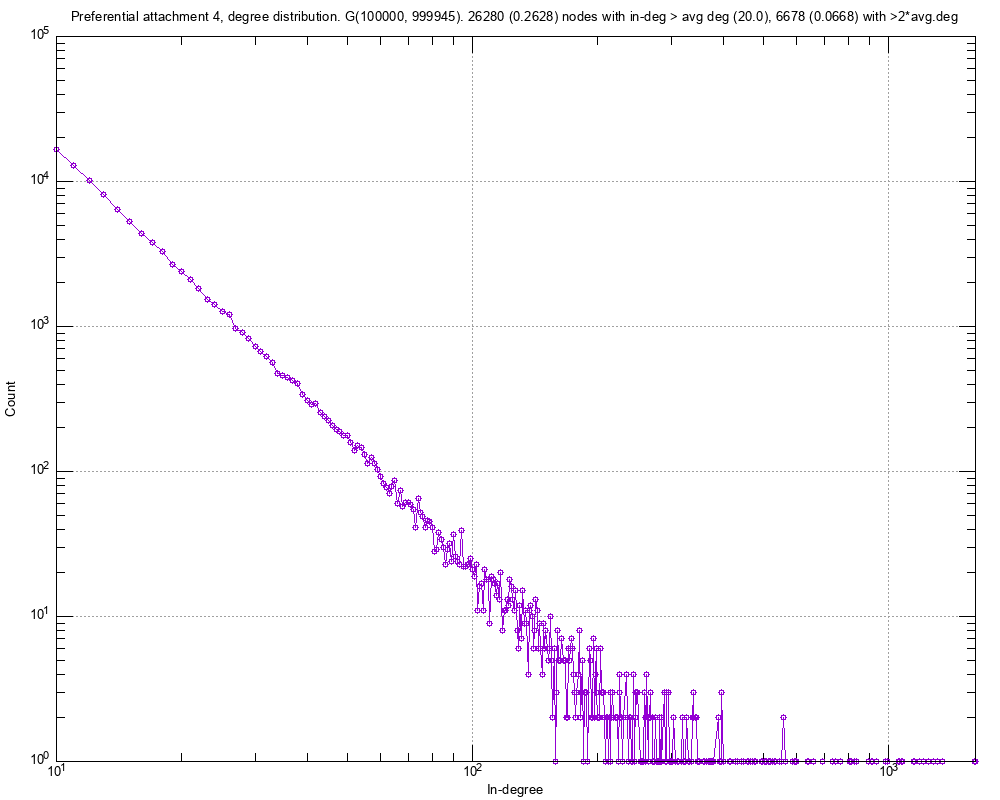

Source code (gnuplot):
#
# Preferential attachment 4, degree distribution. G(100000, 999945). 26280 (0.2628) nodes with in-deg > avg deg (20.0), 6678 (0.0668) with >2*avg.deg (Fri Nov  7 09:15:37 2025)
#

set title "Preferential attachment 4, degree distribution. G(100000, 999945). 26280 (0.2628) nodes with in-deg > avg deg (20.0), 6678 (0.0668) with >2*avg.deg"
set key bottom right
set logscale xy 10
set format x "10^{%L}"
set mxtics 10
set format y "10^{%L}"
set mytics 10
set grid
set xlabel "In-degree"
set ylabel "Count"
set tics scale 2
set terminal png font arial 10 size 1000,800
set output 'inDeg._Pref-attach-4.png'
plot 	"inDeg._Pref-attach-4.tab" using 1:2 title "" with linespoints pt 6
